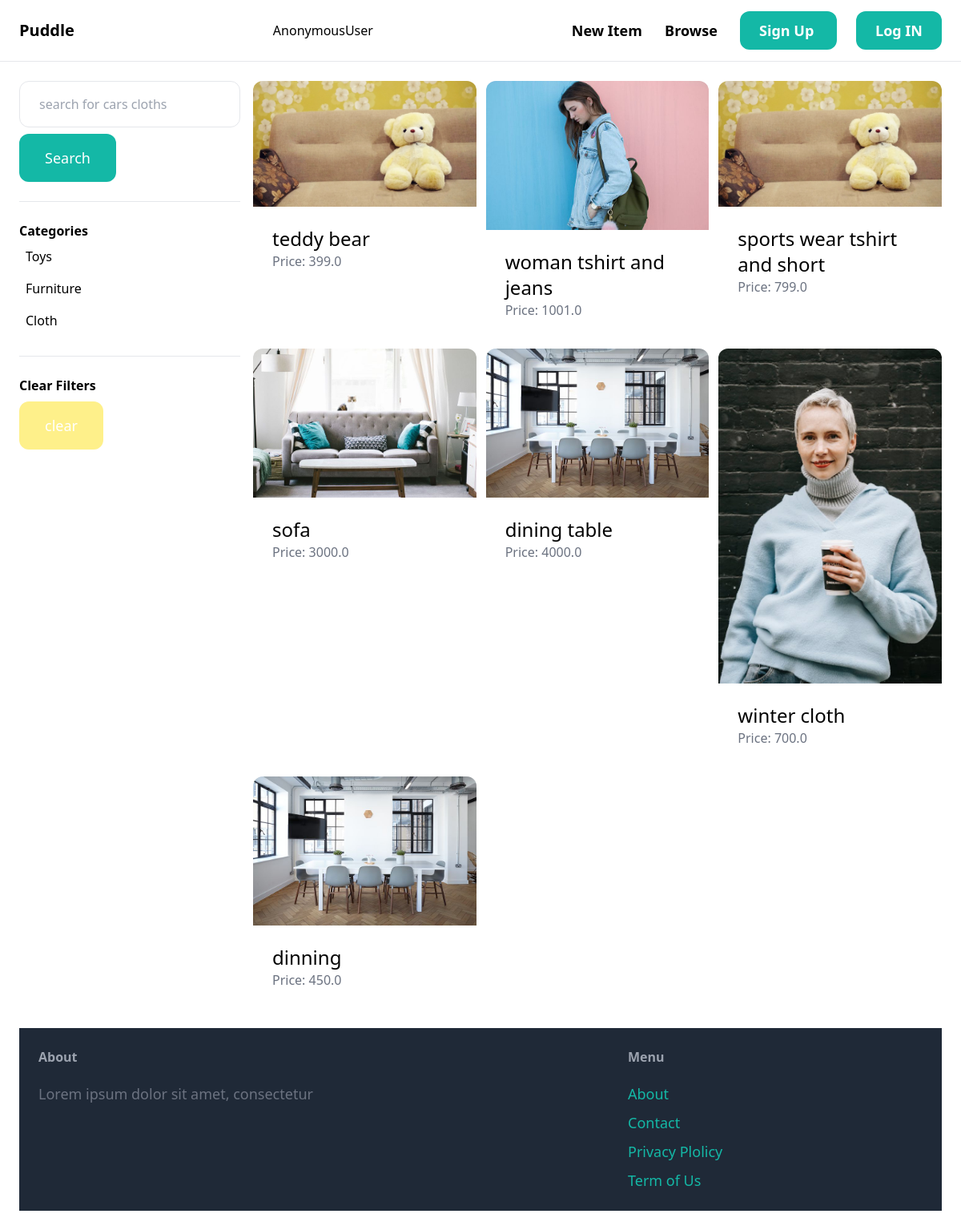
The app's page /items/ with its own data.
### item/models.py (models this page shows, shortened)
class Category(models.Model):
    name= models.CharField(max_length=255)
    class Meta:
        verbose_name_plural="Categories"

class Item(models.Model):
    category=models.ForeignKey(Category , related_name='items' , on_delete=models.CASCADE)
    name= models.CharField(max_length=255)
    description=models.TextField(blank=True, null=True)
    price=models.FloatField()
    image=models.ImageField(upload_to='items_images' ,blank=True , null=True)
    is_sold=models.BooleanField(default=False)
    created_by = models.ForeignKey(User , related_name='items' , on_delete=models.CASCADE)
    created_at =models.DateTimeField(auto_now_add=True)

### item/views.py (the view)
# urls.py: path('',views.items,name='items'),
def items(request):
    categories=Category.objects.all()
    category_id=request.GET.get('category', 0 )
    query = request.GET.get('query','')
    items =Item.objects.filter(is_sold=False)
    if category_id:
        items= items.filter(category_id=category_id)
    if query:
        items = items.filter(Q(name__icontains=query) | Q(description__icontains=query))
    return render(request, 'item/items.html',{
        'items':items,
        'categories':categories,
        'categories_id':int(category_id),
    })

### item/templates/item/items.html (shortened to what this page needs)
{% extends 'core/base.html'%}
{%block content%}
    <div class="pb-6 grid grid-cols-4 gap-4">
        <div class="col-span-1">
            <form method="get" action="{% url 'item:items' %}">
                <input type="text" name="query" class="w-full py-4 px-6 border rounded-xl" value='{{query}}' placeholder="search for cars cloths" >
                <button class="mt-2 py-4 px-8 text-lg bg-teal-500 text-white rounded-xl">Search</button>
            </form>
            <hr class="my-6">
            <p class="font-semibold">Categories</p>
            <ul >
                {% for category in categories%}
                <li class="py-2 px-2 rounded-xl {% if category.id == categories_id %} bg-gray-200 {% endif %}">
                    <a href="{% url 'item:items'%}?query={{query}}&category={{category.id}}">{{category.name}}</a>
                </li>
                {%endfor%}
            </ul>
            <hr class="my-6">
            <p class="font-semibold">Clear Filters</p>
            <ul>
                <li><a href="{% url 'item:items' %}" class="mt-2 py-4 px-8 inline-block bg-yellow-200 text-lg rounded-xl text-white"> clear </a></li>
            </ul>
        </div>
        <div class="col-span-3">
            <div class="grid grid-cols-3 gap-3">
                {% for item in items %}
                    <div>
                        <a href="{% url 'item:detail' item.id %}">
                            <div>
                                <img src="{{ item.image.url }}" alt="" class="rounded-t-xl">
                            </div>
                            <div class="p-6 bg-white rounded-b-xl">
                                <h2 class="text-2xl">{{item.name}}</h2>
                                <p class="text-gray-500">Price: {{item.price}}</p>
                            </div>
                        </a>
                    </div>
                {% endfor %}
        </div>
    </div>
{% endblock%}

### records on screen
Category: name "Toys"
Category: name "Furniture"
Category: name "Cloth"
Item: image (picture), name "teddy bear", price "399.0"
Item: image (picture), name "woman tshirt and jeans", price "1001.0"
Item: image (picture), name "sports wear tshirt and short", price "799.0"
Item: image (picture), name "sofa", price "3000.0"
Item: image (picture), name "dining table", price "4000.0"
Item: image (picture), name "winter cloth", price "700.0"
Item: image (picture), name "dinning", price "450.0"

### other values on screen
{{ request.user }} "AnonymousUser"
